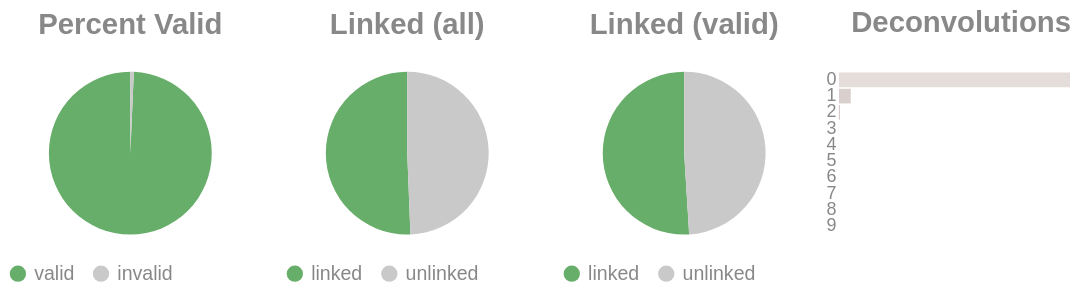

Notebook code for this chart:
### Code cell
if SKIPLR:
    pass
else:
    clash = Counter()
    for i in valids['molecule'].to_list():
        _mol = i.split("-")
        if len(_mol) == 1:
            clash.update('0')
        else:
            clash.update(_mol[-1])

    _d = {"deconvolutions": [], 'count': []}
    for k,v in clash.items():
        _d['deconvolutions'].append(k)
        _d['count'].append(v)

    tot_valid = valids['reads'].sum()
    mask = valids['reads'] >= 2
    n_linked_reads = valids.filter(mask)['reads'].sum()
    if n_linked_reads == 0:
        print_html("No linked molecules (>=2 reads) were detected; skipping linked-only distributions.")
        SKIPLR = True
    else:
        perc_valid = round(tot_valid / n_reads, 4)
        linked_perc_abs = round(n_linked_reads / n_reads, 4)
        linked_perc = round(n_linked_reads / tot_valid, 4)

    _valid = pl.DataFrame({"valids": ['valid', 'invalid'], "count": [tot_valid, n_reads - tot_valid]})
    _linked_abs = pl.DataFrame({"linked (absolute)": ['linked', 'unlinked'], "count": [n_linked_reads, n_reads - n_linked_reads]})
    _linked_rel = pl.DataFrame({"linked (valids)": ['linked', 'unlinked'], "count": [n_linked_reads, tot_valid - n_linked_reads]})

    (
        alt.hconcat(
            piechart(_valid, goodval = 'valid', title = "Percent Valid"),
            piechart(_linked_abs, goodval = "linked", title =  "Linked (all)"),
            piechart(_linked_rel, goodval = "linked", title =  "Linked (valid)"),
            convolutionbar(pl.DataFrame(_d), title = "Deconvolutions"),
            center = True,
            bounds = 'flush'
        )
        .resolve_scale(color='independent')
        .resolve_legend('independent')
        .properties(usermeta={'embedOptions': {"actions": False}})
    ).display()

### Figure 1 — Vega-Lite specification as saved in the notebook (floating-point values rounded to 4 significant figures)
{"width": "container", "height": 400, "config": {"title": {"anchor": "start", "dy": -15, "fontSize": 18, "color": "#888888", "subtitleColor": "#888888", "subtitleFontSize": 14}, "arc": {"fill": "#0072B2"}, "axis": {"domainColor": "#888888", "domainWidth": 0.5, "gridWidth": 0.2, "grid": false, "titleFontWeight": 400, "titleFontSize": 15, "labelFontSize": 11, "labelColor": "#888888", "tickColor": "#888888", "tickWidth": 0.2, "titleColor": "#888888"}, "axisBand": {"grid": false}, "axisX": {"grid": true, "tickSize": 10, "domainCap": "round"}, "axisY": {"domain": false, "grid": true, "tickSize": 0, "domainCap": "round"}, "background": "transparent", "header": {"labelFontSize": 15, "labelColor": "#888888", "titleFontSize": 15, "titleFontWeight": 600, "titleColor": "#888888"}, "legend": {"labelFont": "sans-serif", "labelFontSize": 12, "labelColor": "#888888", "symbolSize": 100, "symbolType": "circle", "titleFontSize": 12, "titlePadding": 10, "titleColor": "#888888", "title": null}, "range": {"category": ["#E69F00", "#56B4E9", "#009E73", "#F0E442", "#0072B2", "#D55E00", "#CC79A7", "#000000"], "diverging": ["#cfe8f3", "#a2d4ec", "#73bfe2", "#46abdb", "#1696d2", "#12719e"]}, "area": {"fill": "#0072B2", "fillOpacity": 0.7, "line": true, "strokeOpacity": 0.7}, "line": {"color": "#0072B2", "stroke": "#0072B2", "strokeWidth": 2}, "trail": {"color": "#0072B2", "stroke": "#0072B2", "strokeWidth": 0, "size": 1}, "point": {"filled": true, "fillOpacity": 1.0, "size": 95}, "text": {"color": "#888888", "fontSize": 11, "align": "right", "fontWeight": 400, "size": 11}, "bar": {"fill": "#0072B2", "stroke": null}, "view": {"stroke": null, "continuousWidth": 660, "continuousHeight": 400}}, "hconcat": [{"data": {"name": "data-7f19db233e9ffa7c366d3c63089fd0fd"}, "mark": {"type": "arc"}, "encoding": {"color": {"field": "valids", "legend": {"orient": "bottom", "title": null}, "scale": {"domain": ["valid", "invalid"], "range": ["#68ae6b", "#C9C9C9"]}, "title": "Valids", "type": "nominal"}, "theta": {"field": "count", "type": "quantitative"}, "tooltip": [{"field": "valids", "title": "Valids", "type": "ordinal"}, {"field": "percent", "format": ".2%", "title": "Percent", "type": "quantitative"}, {"field": "count", "title": "Count", "type": "quantitative"}]}, "height": 100, "title": {"text": "Percent Valid", "align": "center", "anchor": "middle"}, "transform": [{"calculate": "datum.count / 13707842", "as": "percent"}], "width": 150}, {"data": {"name": "data-c805065bb20269142f4f029f957c6101"}, "mark": {"type": "arc"}, "encoding": {"color": {"field": "linked (absolute)", "legend": {"orient": "bottom", "title": null}, "scale": {"domain": ["linked", "unlinked"], "range": ["#68ae6b", "#C9C9C9"]}, "title": "Linked (Absolute)", "type": "nominal"}, "theta": {"field": "count", "type": "quantitative"}, "tooltip": [{"field": "linked (absolute)", "title": "Linked (Absolute)", "type": "ordinal"}, {"field": "percent", "format": ".2%", "title": "Percent", "type": "quantitative"}, {"field": "count", "title": "Count", "type": "quantitative"}]}, "height": 100, "title": {"text": "Linked (all)", "align": "center", "anchor": "middle"}, "transform": [{"calculate": "datum.count / 13707842", "as": "percent"}], "width": 150}, {"data": {"name": "data-19e93f6a7a79ef339fa48d139dad992d"}, "mark": {"type": "arc"}, "encoding": {"color": {"field": "linked (valids)", "legend": {"orient": "bottom", "title": null}, "scale": {"domain": ["linked", "unlinked"], "range": ["#68ae6b", "#C9C9C9"]}, "title": "Linked (Valids)", "type": "nominal"}, "theta": {"field": "count", "type": "quantitative"}, "tooltip": [{"field": "linked (valids)", "title": "Linked (Valids)", "type": "ordinal"}, {"field": "percent", "format": ".2%", "title": "Percent", "type": "quantitative"}, {"field": "count", "title": "Count", "type": "quantitative"}]}, "height": 100, "title": {"text": "Linked (valid)", "align": "center", "anchor": "middle"}, "transform": [{"calculate": "datum.count / 13612888", "as": "percent"}], "width": 150}, {"data": {"name": "data-ac428d0526334ffef3e6410fa464c8a4"}, "mark": {"type": "bar"}, "encoding": {"color": {"field": "deconvolutions", "legend": null, "scale": {"scheme": "lightgreyred"}, "type": "nominal"}, "tooltip": [{"field": "deconvolutions", "title": "Deconvolutions", "type": "ordinal"}, {"field": "percent", "format": ".2%", "title": "Percent", "type": "quantitative"}, {"field": "count", "title": "Count", "type": "quantitative"}], "x": {"axis": null, "field": "count", "type": "quantitative"}, "y": {"field": "deconvolutions", "sort": "ascending", "title": null, "type": "nominal"}}, "height": 100, "title": {"text": "Deconvolutions", "align": "center", "anchor": "middle"}, "transform": [{"calculate": "datum.count / 8984274", "as": "percent"}], "width": 150}], "bounds": "flush", "center": true, "resolve": {"legend": {"angle": "independent"}, "scale": {"color": "independent"}}, "usermeta": {"embedOptions": {"actions": false}}, "$schema": "https://vega.github.io/schema/vega-lite/v6.1.0.json", "datasets": {"data-7f19db233e9ffa7c366d3c63089fd0fd": [{"valids": "valid", "count": 13612888}, {"valids": "invalid", "count": 94954}], "data-c805065bb20269142f4f029f957c6101": [{"linked (absolute)": "linked", "count": 6939612}, {"linked (absolute)": "unlinked", "count": 6768230}], "data-19e93f6a7a79ef339fa48d139dad992d": [{"linked (valids)": "linked", "count": 6939612}, {"linked (valids)": "unlinked", "count": 6673276}], "data-ac428d0526334ffef3e6410fa464c8a4": [{"deconvolutions": "0", "count": 8509685}, {"deconvolutions": "1", "count": 434645}, {"deconvolutions": "2", "count": 35750}, {"deconvolutions": "3", "count": 3680}, {"deconvolutions": "4", "count": 441}, {"deconvolutions": "5", "count": 59}, {"deconvolutions": "6", "count": 11}, {"deconvolutions": "7", "count": 1}, {"deconvolutions": "8", "count": 1}, {"deconvolutions": "9", "count": 1}]}}
